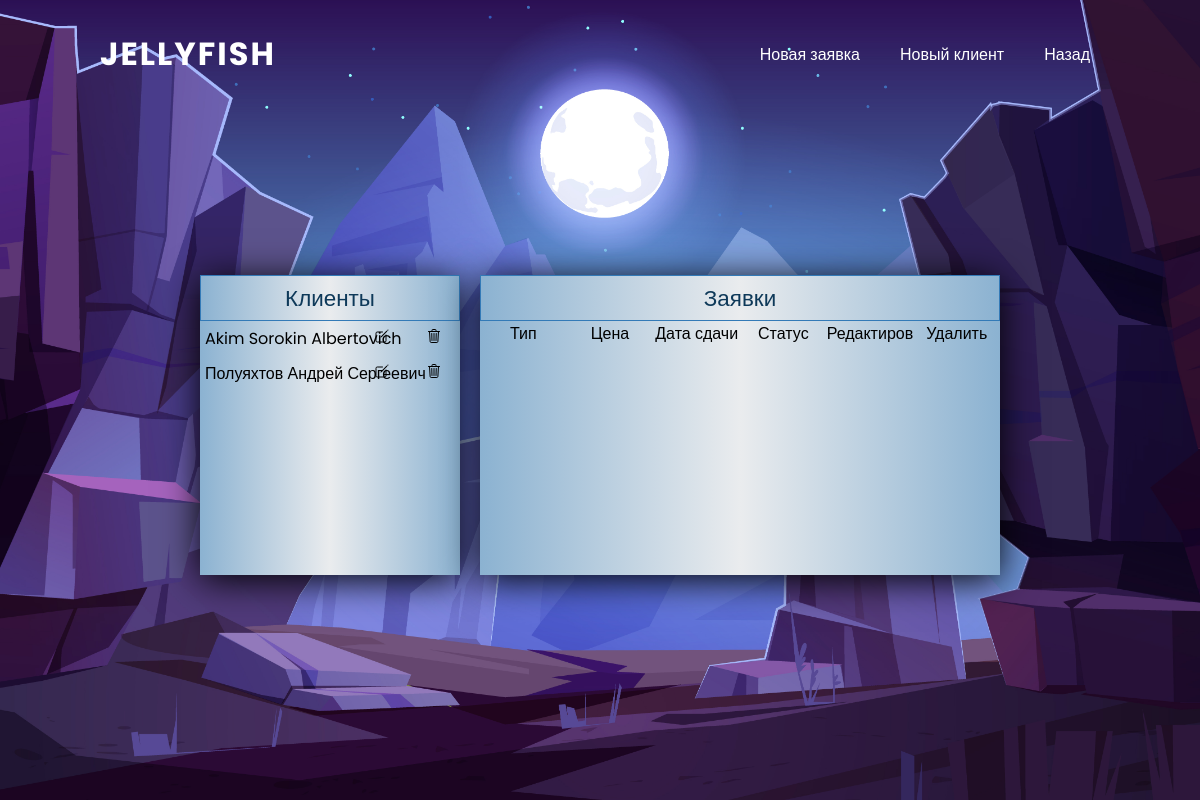
The app's page /customers/ with its own data.
### pavelapp/models.py (models this page shows)
class Customer(models.Model):
    Series_and_number = models.CharField(max_length=10)
    Telephone = models.CharField(max_length=11)
    Name = models.CharField(max_length=50)
    Surname = models.CharField(max_length=50)
    Otchestvo = models.CharField(max_length=50)
    Email = models.CharField(max_length=50)

### pavelapp/views.py (the view)
# urls.py: path('customers/', CustomersPage.as_view()),
class CustomersPage(View):
    def get(self, request):
        customers = get_customer()
        o_today = order_today()
        context = {
            'customers': customers,
            'o_today': o_today
        }
        return render(request, 'customers.html', context=context)

### pavelapp/database.py (called while the page is built)
def order_today():
    date_today = timezone.now()
    o_today = Application.objects.filter(Time=date_today)
    return o_today

def get_customer():
    customers = Customer.objects.all()
    return customers

### pavelapp/templates/customers.html (shortened to what this page needs)
<!DOCTYPE html>
<html>
    <head>
        <link rel="stylesheet" type="text/css" href="/static/CSS/style.css">
        <link rel="stylesheet" type="text/css" href="/static/CSS/customers.css">
    </head>
    <body>
        <header>
            <a href="../customers/" class="logo">Jellyfish</a>
            <ul>
                <li><a href="../application/">Новая заявка</a></li>
                <li><a href="../create/">Новый клиент</a></li>
                <li><a href="../manager/">Назад</a></li>
            </ul>
        </header>
        <section>
            <img src="/static/image/osnova.jpg" alt="" id="osnova">
            <div class="clientsUs">
                <div class="box">
                    <div class="clients listCl">
                        <h3>Клиенты</h3>
                        {% for customer in customers %}
                        <ul>
                            <li>
                                <a href="/{{ customer.id }}" class="li1">{{ customer.Surname }} {{ customer.Name }} {{ customer.Otchestvo }}</a>
                                <a href="/changeCustomer/{{ customer.id }}"class="li2"><ion-icon name="create-outline"></ion-icon></a>
                                <a href="/deleteCustomer/{{ customer.id }}"class="li2"><ion-icon name="trash-outline"></ion-icon></a>
                            </li>
                        </ul>
                        {% endfor %}
                    </div>
                    <div class="clients application">
                        <h3>Заявки</h3>
                        <ul>
                            <li>Тип</li>
                            <li>Цена</li>
                            <li>Дата сдачи</li>
                            <li>Статус</li>
                            <li>Редактировать</li>
                            <li>Удалить</li>
                        </ul>
                    </div>
                </div>
            </div>
        </section>
    </body>
</html>

### pavelapp/static/CSS/style.css (style rules this page uses)
* { margin: 0; padding: 0; box-sizing: border-box; font-family: 'Poppins', sans-serif; }
body { min-height: 100vh; background: linear-gradient(#2b1055,#7597de); }
header { position: absolute; top: 0; left: 0; width: 100%; padding: 30px 100px; display: flex; justify-content: space-between; align-items: center; z-index: 1000; }
header .logo { color: #fff; font-weight: 700; text-decoration: none; font-size: 2em; text-transform: uppercase; letter-spacing: 2px; }
header ul { display: flex; justify-content: center; align-items: center; }
header ul li { list-style: none; margin-left: 20px; }
header ul li a { text-decoration: none; padding: 10px; color: #fff; border-radius: 20px; }
section { position: relative; width: 100%; height: 100vh; padding: 100px; display: flex; justify-content: center; align-items: center; }
section img { position: absolute; top: 0; left: 0; width: 100%; height: 100%; object-fit: cover; pointer-events: none; }

### pavelapp/static/CSS/customers.css (style rules this page uses)
.clientsUs { margin-top: 30px; position: relative; width: 100%; padding: 40px 100px; z-index: 1000; }
.box { position: relative; display: grid; grid-template-columns: 1fr 2fr; grid-template-areas: "listCl application"; grid-gap: 20px; margin-top: 20px; }
.clients a { text-decoration: none; color: #000; font-size: 1em; }
.clients { overflow: auto; background: linear-gradient(to left, #8bb2d1 0%, #eaecee, #8bb2d1); box-shadow: 0 5px 35px rgba(0, 0, 0, 15); min-height: 300px; max-height: 400px; }
.listCl ul { width: 100%; }
.listCl ul li { display: flex; }
.li1 { width: 60%; padding: 5px 0px 5px 5px; text-align: center; }
.li2, .li3 { width: 20%; padding: 5px 0px; text-align: center; }
.li1, .li2, .li3 { white-space: nowrap; position: relative; color: #506a6b; background-size: 100% 100%; z-index: 1; }
.li1:before, .li2:before, .li3:before { content: ""; position:absolute; width: 0; height: 100%; top: 50%; left: 50%; background: #9bc1df; opacity: 0; transform: translateX(-50%) translateY(-50%); transition: all 0.3s; z-index: -1; }
.application h3, .listCl h3 { display: flex; justify-content: center; color: #0e3959; font-weight: 200; font-size: 1.4em; padding: 5px 0px; background: linear-gradient(to left, #8bb2d1 0%, #eaecee, #8bb2d1); border: 1px solid #337AB7; }
.application ul { width: 100%; display: flex; }
.application ul li { width: 20%; list-style: none; white-space: nowrap; word-wrap: break-word; overflow-x: auto; text-align: center; }

### records on screen
Customer: Surname "Akim", Name "Sorokin", Otchestvo "Albertovich"
Customer: Surname "Полуяхтов", Name "Андрей", Otchestvo "Сергеевич"
